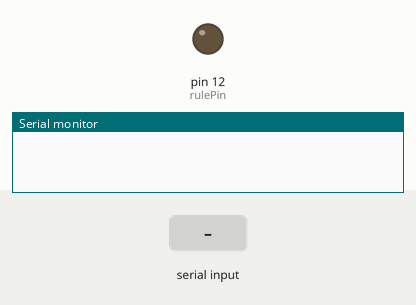
Recording of a sketch running on a simulated Arduino Uno, built with avr-gcc and run on an emulated ATmega328P. Shown: output pins drawn as LEDs (lit = HIGH), the last lines printed to the serial monitor. The inputs (shaded band) are chosen by the test bench.

Above: at 1.2 s.
1.3 s: "1" received over Serial
At 1.7 s:
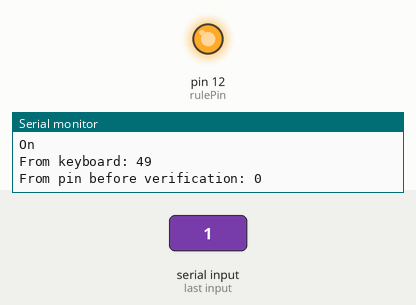
2.8 s: "0" received over Serial
At 4.1 s:
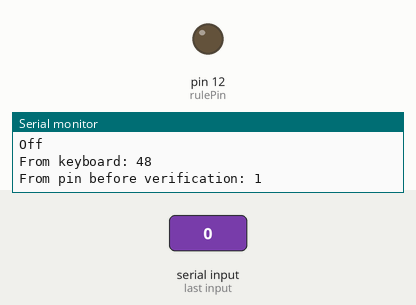
Timing chart, 0 to 5.8 s (numbered marks = the images above; inputs shaded):
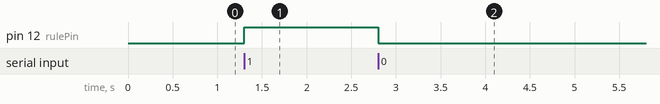

The sketch:

lightDiode.ino
```cpp
int rulePin = 12;
byte incomingByte;
int returnedFromPin = 0;

void setup() {
  pinMode(rulePin, INPUT_PULLUP); //INPUT use embedded resistor 100MOm (for any sensors), INPUT_PULLUP - without embedded resistor (for LED)
  pinMode(rulePin, OUTPUT);
  Serial.begin(9600);
  digitalWrite(rulePin, LOW);
}

void loop() {
  if (Serial.available() > 0){
    returnedFromPin = digitalRead(rulePin);
    incomingByte = Serial.read();
    if(incomingByte == '1' && returnedFromPin == LOW){
      digitalWrite(rulePin, HIGH);
      Serial.println("On");
    } else if (incomingByte == '0' && returnedFromPin == HIGH) {
      digitalWrite(rulePin, LOW);
      Serial.println("Off");
    }
    Serial.print("From keyboard: ");
    Serial.println(incomingByte);
    Serial.print("From pin before verification: ");
    Serial.println(returnedFromPin);
  }
}
```

Measured:
- after the input at 1.3 s, pin 12 (rulePin): LOW → HIGH at once
- after the input at 2.8 s, pin 12 (rulePin): HIGH → LOW at once
